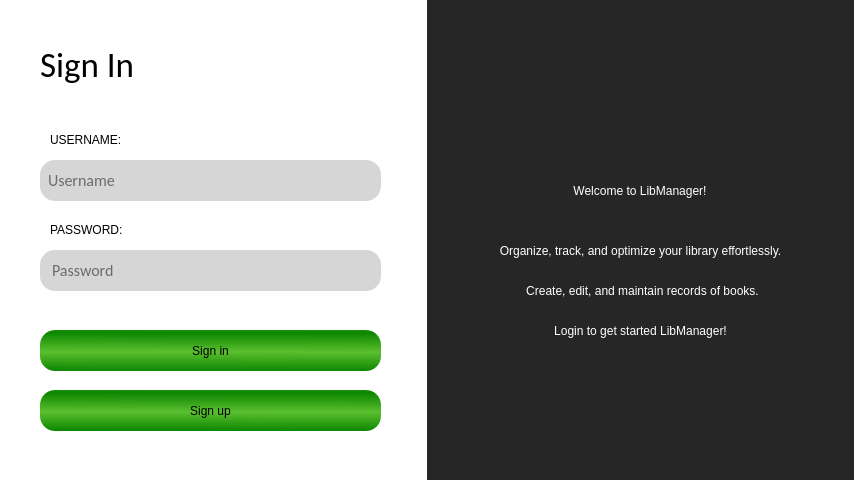
<?xml version="1.0" encoding="UTF-8"?>
<ui version="4.0">
 <class>AuthScreen</class>
 <widget class="QMainWindow" name="AuthScreen">
  <property name="geometry">
   <rect>
    <x>0</x>
    <y>0</y>
    <width>854</width>
    <height>480</height>
   </rect>
  </property>
  <property name="windowTitle">
   <string>AuthScreen</string>
  </property>
  <property name="styleSheet">
   <string notr="true">background-color: rgb(38, 38, 38);</string>
  </property>
  <widget class="QWidget" name="centralwidget">
   <widget class="QLabel" name="AuthScreen1">
    <property name="geometry">
     <rect>
      <x>0</x>
      <y>0</y>
      <width>427</width>
      <height>480</height>
     </rect>
    </property>
    <property name="styleSheet">
     <string notr="true">background-color:rgb(255,255,255);</string>
    </property>
    <property name="text">
     <string/>
    </property>
   </widget>
   <widget class="QLabel" name="SignIn_text">
    <property name="geometry">
     <rect>
      <x>40</x>
      <y>40</y>
      <width>171</width>
      <height>51</height>
     </rect>
    </property>
    <property name="font">
     <font>
      <family>Calibri</family>
      <pointsize>22</pointsize>
      <italic>false</italic>
      <fontweight>Light</fontweight>
     </font>
    </property>
    <property name="styleSheet">
     <string notr="true">color:black;
font: 300 22pt &quot;Calibri&quot;;
background-color: transparent;</string>
    </property>
    <property name="text">
     <string>&lt;html&gt;&lt;head/&gt;&lt;body&gt;&lt;p&gt;&lt;span style=&quot; font-size:26pt;&quot;&gt;Sign In&lt;/span&gt;&lt;/p&gt;&lt;/body&gt;&lt;/html&gt;</string>
    </property>
   </widget>
   <widget class="QLineEdit" name="UsernameLineEdit">
    <property name="geometry">
     <rect>
      <x>40</x>
      <y>160</y>
      <width>341</width>
      <height>41</height>
     </rect>
    </property>
    <property name="font">
     <font>
      <family>Calibri</family>
      <pointsize>-1</pointsize>
     </font>
    </property>
    <property name="styleSheet">
     <string notr="true">QLineEdit {
	background-color: rgb(214, 214, 214);
	border-radius: 15px;
	color: black; 
    font-size: 16px;
    padding-left: 6px; 
}

QLineEdit::placeholder {
	color: rgb(141,141,141); 
    font-style: italic; 
}</string>
    </property>
    <property name="text">
     <string/>
    </property>
    <property name="placeholderText">
     <string>Username</string>
    </property>
   </widget>
   <widget class="QLabel" name="Username_text">
    <property name="geometry">
     <rect>
      <x>50</x>
      <y>130</y>
      <width>111</width>
      <height>20</height>
     </rect>
    </property>
    <property name="styleSheet">
     <string notr="true">color: rgb(0, 0, 0);
background-color: transparent;</string>
    </property>
    <property name="text">
     <string>USERNAME:</string>
    </property>
   </widget>
   <widget class="QLineEdit" name="PasswordLineEdit">
    <property name="geometry">
     <rect>
      <x>40</x>
      <y>250</y>
      <width>341</width>
      <height>41</height>
     </rect>
    </property>
    <property name="font">
     <font>
      <family>Calibri</family>
      <pointsize>-1</pointsize>
     </font>
    </property>
    <property name="styleSheet">
     <string notr="true">QLineEdit {
	background-color: rgb(214, 214, 214);
	border-radius: 15px;
	color: black; 
    font-size: 16px;
    padding-left: 10px; 
}

QLineEdit::placeholder {
	color: rgb(141,141,141); 
    font-style: italic; 
}</string>
    </property>
    <property name="text">
     <string/>
    </property>
    <property name="placeholderText">
     <string>Password</string>
    </property>
   </widget>
   <widget class="QLabel" name="Password_text">
    <property name="geometry">
     <rect>
      <x>50</x>
      <y>220</y>
      <width>111</width>
      <height>20</height>
     </rect>
    </property>
    <property name="styleSheet">
     <string notr="true">color: rgb(0, 0, 0);
background-color: transparent;</string>
    </property>
    <property name="text">
     <string>PASSWORD:</string>
    </property>
   </widget>
   <widget class="QPushButton" name="signinButton">
    <property name="geometry">
     <rect>
      <x>40</x>
      <y>330</y>
      <width>341</width>
      <height>41</height>
     </rect>
    </property>
    <property name="styleSheet">
     <string notr="true">QPushButton{
	border-radius:15px;
	color: black;
	
	font: 300 10pt &quot;Calibri&quot;;
		
	background-color: qlineargradient(spread:reflect, x1:0.484, y1:0.534091, x2:0.479, y2:1, stop:0 rgba(90, 191, 47, 255), stop:1 rgba(13, 134, 0, 255));
}
QPushButton:hover {
	background-color: rgb(136, 202, 129);
}</string>
    </property>
    <property name="text">
     <string>Sign in</string>
    </property>
   </widget>
   <widget class="QLabel" name="LibManager_logo">
    <property name="geometry">
     <rect>
      <x>465</x>
      <y>70</y>
      <width>349</width>
      <height>91</height>
     </rect>
    </property>
    <property name="styleSheet">
     <string notr="true">background-image: url(C:/LibManager/LibManager/LBResources/LibManager_logo_revised.png);
background-color:transparent;</string>
    </property>
    <property name="text">
     <string/>
    </property>
   </widget>
   <widget class="QLabel" name="welcome_text">
    <property name="geometry">
     <rect>
      <x>484</x>
      <y>170</y>
      <width>312</width>
      <height>41</height>
     </rect>
    </property>
    <property name="styleSheet">
     <string notr="true">font: 18pt &quot;Calibri&quot;;
color:white;
background-color:transparent;</string>
    </property>
    <property name="text">
     <string>Welcome to LibManager!</string>
    </property>
    <property name="alignment">
     <set>Qt::AlignmentFlag::AlignCenter</set>
    </property>
   </widget>
   <widget class="QLabel" name="AuthScreen1_2">
    <property name="geometry">
     <rect>
      <x>427</x>
      <y>0</y>
      <width>428</width>
      <height>480</height>
     </rect>
    </property>
    <property name="styleSheet">
     <string notr="true">background-image:url(C:/LibManager/LibManager/LBResources/authScreen_imageV2.png)</string>
    </property>
    <property name="text">
     <string/>
    </property>
   </widget>
   <widget class="QPushButton" name="signupButton">
    <property name="geometry">
     <rect>
      <x>40</x>
      <y>390</y>
      <width>341</width>
      <height>41</height>
     </rect>
    </property>
    <property name="styleSheet">
     <string notr="true">QPushButton{
	border-radius:15px;
	color: black;
	
	font: 300 10pt &quot;Calibri&quot;;
		
	background-color: qlineargradient(spread:reflect, x1:0.484, y1:0.534091, x2:0.479, y2:1, stop:0 rgba(90, 191, 47, 255), stop:1 rgba(13, 134, 0, 255));
}

QPushButton:hover {
	background-color: rgb(136, 202, 129);
}</string>
    </property>
    <property name="text">
     <string>Sign up</string>
    </property>
   </widget>
   <widget class="QLabel" name="label_4">
    <property name="geometry">
     <rect>
      <x>460</x>
      <y>240</y>
      <width>361</width>
      <height>21</height>
     </rect>
    </property>
    <property name="styleSheet">
     <string notr="true">background-color:transparent;
color: white;</string>
    </property>
    <property name="text">
     <string>Organize, track, and optimize your library effortlessly.</string>
    </property>
    <property name="alignment">
     <set>Qt::AlignmentFlag::AlignCenter</set>
    </property>
   </widget>
   <widget class="QLabel" name="label_5">
    <property name="geometry">
     <rect>
      <x>497</x>
      <y>280</y>
      <width>291</width>
      <height>21</height>
     </rect>
    </property>
    <property name="styleSheet">
     <string notr="true">background-color:transparent;
color: white;</string>
    </property>
    <property name="text">
     <string>Create, edit, and maintain records of books.</string>
    </property>
    <property name="alignment">
     <set>Qt::AlignmentFlag::AlignCenter</set>
    </property>
   </widget>
   <widget class="QLabel" name="label_6">
    <property name="geometry">
     <rect>
      <x>525</x>
      <y>320</y>
      <width>231</width>
      <height>21</height>
     </rect>
    </property>
    <property name="styleSheet">
     <string notr="true">background-color:transparent;
color: white;</string>
    </property>
    <property name="text">
     <string>Login to get started LibManager!</string>
    </property>
    <property name="alignment">
     <set>Qt::AlignmentFlag::AlignCenter</set>
    </property>
   </widget>
   <zorder>AuthScreen1_2</zorder>
   <zorder>AuthScreen1</zorder>
   <zorder>SignIn_text</zorder>
   <zorder>UsernameLineEdit</zorder>
   <zorder>Username_text</zorder>
   <zorder>PasswordLineEdit</zorder>
   <zorder>Password_text</zorder>
   <zorder>signinButton</zorder>
   <zorder>welcome_text</zorder>
   <zorder>signupButton</zorder>
   <zorder>LibManager_logo</zorder>
   <zorder>label_4</zorder>
   <zorder>label_5</zorder>
   <zorder>label_6</zorder>
  </widget>
 </widget>
 <resources/>
 <connections/>
</ui>
